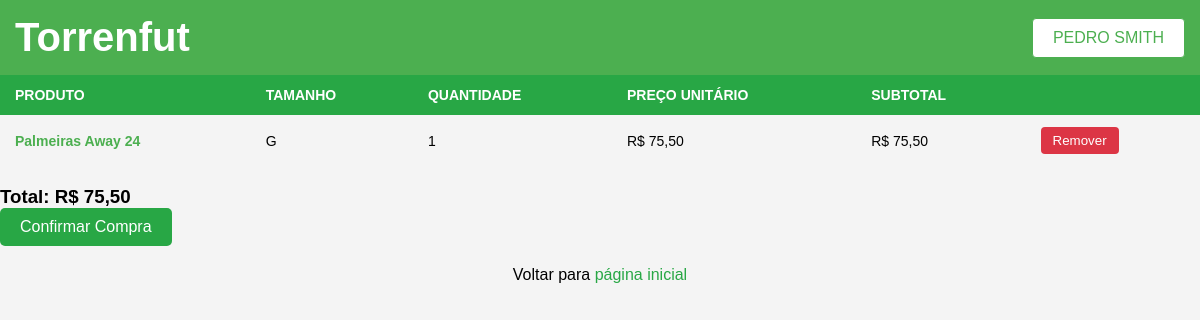
The page /comprar/carrinho/ (signed in) on the database its author committed.
### vendas/models.py (models this page shows, shortened)
class ItemCarrinho(models.Model):
    carrinho = models.ForeignKey(Carrinho, related_name='itens', on_delete=models.CASCADE)
    camiseta = models.ForeignKey(Camiseta, on_delete=models.CASCADE)
    tamanho = models.ForeignKey(CamisetaTamanho, on_delete=models.CASCADE)
    quantidade = models.PositiveIntegerField(default=1)
    def subtotal(self):
        if self.quantidade is None or self.camiseta.valor_final is None:
            return 0
        return self.quantidade * self.camiseta.valor_final

class Carrinho(models.Model):
    usuario = models.OneToOneField(User, on_delete=models.CASCADE)
    criado_em = models.DateTimeField(auto_now_add=True)
    def total_preco(self):
        return sum(item.subtotal() for item in self.itens.all())

### store/models.py (models this page shows, shortened)
class Camiseta(models.Model):
    tipo_produto = models.ForeignKey(TipoProduto, default=1, on_delete=models.CASCADE)  # Supondo que o ID 1 exista em TipoProduto
    time = models.ForeignKey(Time, on_delete=models.SET_NULL, null=True)
    temporada = models.CharField(max_length=50)
    estilo = models.CharField(max_length=50)
    cor_principal = models.CharField(max_length=50)
    patrocinador = models.CharField(max_length=100, blank=True, null=True)
    marca = models.ForeignKey(Marca, on_delete=models.SET_NULL, null=True, blank=True)
    preco_custo = models.DecimalField(max_digits=10, decimal_places=2)
    imagem = models.ImageField(upload_to='camisetas/', blank=True, null=True)
    fornecedor = models.ForeignKey(Fornecedor, on_delete=models.SET_NULL, null=True, blank=True)
    @property
    def valor_final(self):
        preco = self.preco_custo
        if self.fornecedor:
            for taxa in self.fornecedor.taxas.all():
                preco += preco * (taxa.percentual / 100)
        for taxa_geral in self.tipo_produto.taxas.all():  # Filtra taxas pelo tipo de produto
            preco += preco * (taxa_geral.percentual / 100)
        round(preco, 2)
        decimal = preco % 1
        if decimal < 0.30:
            preco = float(int(preco))  # Arredonda para 0,00
        elif decimal >= 0.30 and decimal < 0.50:
            preco = int(preco) + 0.50  # Arredonda para 0,50
        elif decimal >= 0.50:
            preco = int(preco) + 0.99  # Arredonda para 0,99
        return round(preco, 2)  # Retorna o valor final como float

class Time(models.Model):
    nome = models.CharField(max_length=100, unique=True)
    liga = models.ForeignKey(Liga, on_delete=models.CASCADE, related_name='times')
    escudo = models.ImageField(upload_to='escudos/', blank=True, null=True)
    def __str__(self):
        return self.nome

class CamisetaTamanho(models.Model):
    TAMANHOS = [
        ('P', 'Pequeno'),
        ('M', 'Médio'),
        ('G', 'Grande'),
        ('GG', 'Extra Grande'),
    ]
    camiseta = models.ForeignKey(Camiseta, related_name='tamanhos', on_delete=models.CASCADE)
    tamanho = models.CharField(max_length=2, choices=TAMANHOS)
    quantidade_em_estoque = models.IntegerField()
    estoque_minimo = models.IntegerField(default=5) # Valor minimo para alerta de estoque

### fornecedores/models.py (models this page shows, shortened)
class Fornecedor(models.Model):
    nome = models.CharField(max_length=100)
    email = models.CharField(max_length=50)
    telefone = models.CharField(max_length=20)
    cnpj = models.CharField(max_length=50)
    tipo_produto = models.ForeignKey(TipoProduto, on_delete=models.CASCADE)

class TaxaFornecedor(models.Model):
    fornecedor = models.ForeignKey(Fornecedor, on_delete=models.CASCADE, related_name='taxas')
    nome = models.CharField(max_length=100)
    percentual = models.DecimalField(max_digits=5, decimal_places=2)  # percentual da taxa

class TipoProduto(models.Model):
    nome = models.CharField(max_length=50)

class Taxa(models.Model):
    tipos_produto = models.ManyToManyField(TipoProduto, related_name='taxas')
    nome = models.CharField(max_length=100)
    percentual = models.DecimalField(max_digits=5, decimal_places=2)  # percentual da taxa geral

### vendas/views.py (the view)
# urls.py: path('carrinho/', views.ver_carrinho, name='ver_carrinho'),
@login_required
def ver_carrinho(request):
    carrinho = get_object_or_404(Carrinho, usuario=request.user)
    context = {'carrinho': carrinho}
    return render(request, 'carrinho.html', context)

### vendas/context_processors.py (called while the page is built)
def carrinho_quantidade(request):
    if request.user.is_authenticated:
        carrinho = Carrinho.objects.filter(usuario=request.user).first()
        quantidade = sum(item.quantidade for item in carrinho.itens.all()) if carrinho else 0
    else:
        quantidade = 0
    return {'carrinho_quantidade': quantidade}

### vendas/templates/carrinho.html (shortened to what this page needs)
<!DOCTYPE html>
{% load static %}
<html lang="pt-br">
<head>
    <link rel="stylesheet" href="{% static 'carrinho.css' %}">
</head>
<body>
            <header class="header">
                <div class="header-left">
                    <h1><a href="/store">Torrenfut</a></h1>
                </div>
                <div class="header-right">
                    {% if user.is_authenticated %}
                        <a href="{% url 'perfil' %}" style="text-decoration: none; color: black;">
                            <span>{{ user.first_name }} {{ user.last_name }}</span>
                        </a>
                    {% else %}
                        <a href="{% url 'login' %}" class="button">Login</a>
                        <a href="{% url 'cadastro' %}" class="button">Cadastro</a>
                    {% endif %}
                </div>
            </header>
    {% block content %}
    {% if carrinho.itens.count > 0 %}
        <table>
            <thead>
                <tr>
                    <th>Produto</th>
                    <th>Tamanho</th>
                    <th>Quantidade</th>
                    <th>Preço Unitário</th>
                    <th>Subtotal</th>
                    <th></th>
                </tr>
            </thead>
            <tbody>
                {% for item in carrinho.itens.all %}
                <tr>
                    <td><a href="{% url 'produto' item.camiseta.time item.camiseta.estilo item.camiseta.temporada|urlencode %}">{{ item.camiseta.time }} {{item.camiseta.estilo}} {{item.camiseta.temporada}}</a></td>
                    <td>{{ item.tamanho.tamanho }}</td>
                    <td>{{ item.quantidade }}</td>
                    <td>R$ {{ item.camiseta.valor_final|floatformat:2 }}</td>
                    <td>R$ {{ item.subtotal|floatformat:2 }}</td>
                    <td>
                        <form method="post" action="{% url 'remover_item' item.id %}">
                            <button type="submit" class="btn btn-danger">Remover</button>
                        </form>
                    </td>
                </tr>
                {% endfor %}
            </tbody>
        </table>
        <h3>Total: R$ {{ carrinho.total_preco|floatformat:2 }}</h3>
        <a href="{% url 'confirmar_compra' %}" class="btn btn-success">Confirmar Compra</a>
        <p class="back-link">Voltar para <a href="/store">página inicial</a></p>
    {% else %}
        <p>Seu carrinho está vazio. Volte para a <a href="/store">página inicial</a> e adicione produtos ao carrinho.</p>
    {% endif %}
    {% endblock %}
</body>
</html>

### vendas/static/carrinho.css (style rules this page uses)
* { margin: 0; padding: 0; box-sizing: border-box; }
body { font-family: Arial, sans-serif; background-color: #f4f4f4; padding: 0; margin: 0; }
table { width: 100%; border-collapse: collapse; margin-bottom: 20px; }
th, td { padding: 12px 15px; text-align: left; }
th { background-color: #28a745; color: white; text-transform: uppercase; font-size: 14px; }
td { font-size: 14px; }
td button { background-color: #dc3545; color: white; border: none; padding: 6px 12px; border-radius: 4px; cursor: pointer; transition: background-color 0.3s ease; }
td a { text-decoration: none; color: #4CAF50; font-weight: bold; }
.btn-success { background-color: #28a745; color: white; text-align: center; padding: 10px 20px; display: inline-block; text-decoration: none; border-radius: 5px; transition: background-color 0.3s ease; }
.back-link { text-align: center; margin-top: 20px; }
.back-link a { color: #28a745; text-decoration: none; transition: color 0.3s ease; }
.header { display: flex; justify-content: space-between; align-items: center; padding: 15px; background-color: #4CAF50; box-shadow: 0 2px 4px rgba(0, 0, 0, 0.1); }
.header-left { color: white; font-size: 20px; font-weight: bold; }
.header-right a { background-color: white; color: #4CAF50; padding: 10px 20px; text-align: center; text-decoration: none; display: inline-block; font-size: 16px; margin-left: 10px; border: 1px solid #4CAF50; border-radius: 4px; }
.header-right a span { color: #4CAF50; }
h1 a { color: white; text-decoration: none; }

### rows shown on the page
ItemCarrinho: camiseta.time "Palmeiras", camiseta.estilo "Away", camiseta.temporada "24", tamanho.tamanho "G", quantidade "1", camiseta.valor_final "75,50", subtotal "75,50"
Carrinho: total_preco "75,50"

### other values the page prints
{{ user.first_name }} "PEDRO"
{{ user.last_name }} "SMITH"
